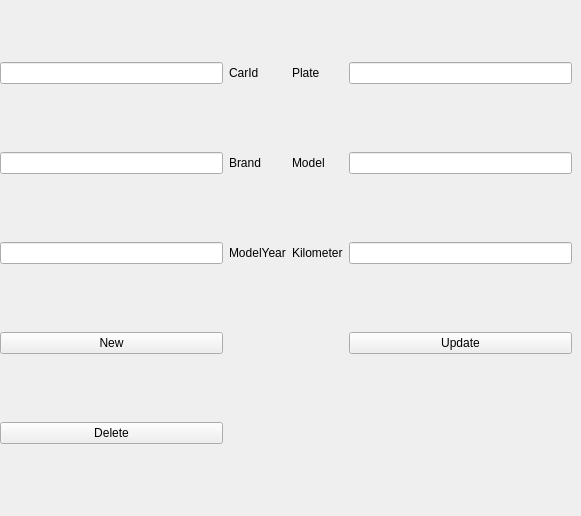
               <widget class="QWidget" name="notificationPage">
                <widget class="QWidget" name="gridLayoutWidget_2">
                 <property name="geometry">
                  <rect>
                   <x>0</x>
                   <y>0</y>
                   <width>572</width>
                   <height>507</height>
                  </rect>
                 </property>
                 <layout class="QGridLayout" name="gridLayout_2">
                  <item row="2" column="1">
                   <widget class="QLabel" name="label_33">
                    <property name="text">
                     <string>ModelYear</string>
                    </property>
                   </widget>
                  </item>
                  <item row="4" column="0">
                   <widget class="QPushButton" name="CarDelete">
                    <property name="text">
                     <string>Delete</string>
                    </property>
                   </widget>
                  </item>
                  <item row="3" column="0">
                   <widget class="QPushButton" name="CarNew">
                    <property name="text">
                     <string>New</string>
                    </property>
                   </widget>
                  </item>
                  <item row="0" column="0">
                   <widget class="QLineEdit" name="CarIdTable"/>
                  </item>
                  <item row="1" column="3">
                   <widget class="QLineEdit" name="Model"/>
                  </item>
                  <item row="1" column="2">
                   <widget class="QLabel" name="label_24">
                    <property name="text">
                     <string>Model</string>
                    </property>
                   </widget>
                  </item>
                  <item row="3" column="3">
                   <widget class="QPushButton" name="CarUpdate">
                    <property name="text">
                     <string>Update</string>
                    </property>
                   </widget>
                  </item>
                  <item row="2" column="0">
                   <widget class="QLineEdit" name="ModelYear"/>
                  </item>
                  <item row="0" column="2">
                   <widget class="QLabel" name="label_16">
                    <property name="text">
                     <string>Plate</string>
                    </property>
                   </widget>
                  </item>
                  <item row="2" column="3">
                   <widget class="QLineEdit" name="Kilometer"/>
                  </item>
                  <item row="0" column="1">
                   <widget class="QLabel" name="label_11">
                    <property name="text">
                     <string>CarId</string>
                    </property>
                   </widget>
                  </item>
                  <item row="1" column="0">
                   <widget class="QLineEdit" name="Brand"/>
                  </item>
                  <item row="1" column="1">
                   <widget class="QLabel" name="label_25">
                    <property name="text">
                     <string>Brand</string>
                    </property>
                   </widget>
                  </item>
                  <item row="0" column="3">
                   <widget class="QLineEdit" name="Plate">
                    <property name="text">
                     <string/>
                    </property>
                   </widget>
                  </item>
                  <item row="2" column="2">
                   <widget class="QLabel" name="label_27">
                    <property name="text">
                     <string>Kilometer</string>
                    </property>
                   </widget>
                  </item>
                 </layout>
                </widget>
               </widget>
